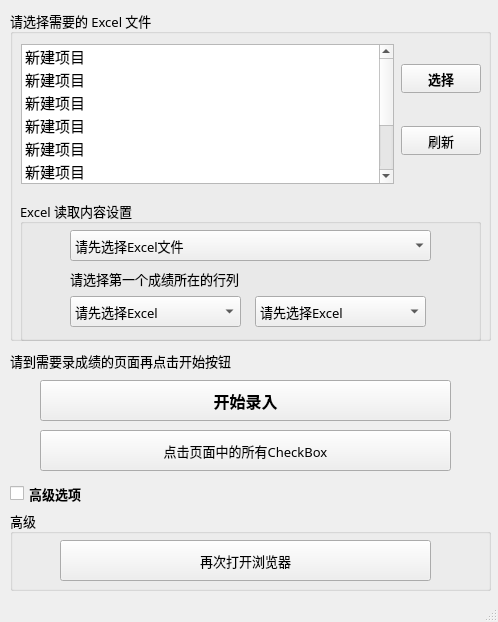
<?xml version="1.0" encoding="UTF-8"?>
<ui version="4.0">
 <class>MainWindow</class>
 <widget class="QMainWindow" name="MainWindow">
  <property name="geometry">
   <rect>
    <x>0</x>
    <y>0</y>
    <width>498</width>
    <height>622</height>
   </rect>
  </property>
  <property name="font">
   <font>
    <family>微软雅黑</family>
    <pointsize>10</pointsize>
   </font>
  </property>
  <property name="windowTitle">
   <string>MainWindow</string>
  </property>
  <widget class="QWidget" name="centralwidget">
   <widget class="QGroupBox" name="groupBox_advance">
    <property name="geometry">
     <rect>
      <x>10</x>
      <y>510</y>
      <width>481</width>
      <height>81</height>
     </rect>
    </property>
    <property name="mouseTracking">
     <bool>false</bool>
    </property>
    <property name="title">
     <string>高级</string>
    </property>
    <widget class="QPushButton" name="pushButton">
     <property name="geometry">
      <rect>
       <x>50</x>
       <y>30</y>
       <width>371</width>
       <height>41</height>
      </rect>
     </property>
     <property name="cursor">
      <cursorShape>PointingHandCursor</cursorShape>
     </property>
     <property name="text">
      <string>再次打开浏览器</string>
     </property>
    </widget>
   </widget>
   <widget class="QCheckBox" name="checkBox_advance">
    <property name="geometry">
     <rect>
      <x>10</x>
      <y>480</y>
      <width>91</width>
      <height>27</height>
     </rect>
    </property>
    <property name="sizePolicy">
     <sizepolicy hsizetype="Minimum" vsizetype="Fixed">
      <horstretch>0</horstretch>
      <verstretch>0</verstretch>
     </sizepolicy>
    </property>
    <property name="minimumSize">
     <size>
      <width>91</width>
      <height>27</height>
     </size>
    </property>
    <property name="maximumSize">
     <size>
      <width>91</width>
      <height>27</height>
     </size>
    </property>
    <property name="font">
     <font>
      <weight>75</weight>
      <bold>true</bold>
     </font>
    </property>
    <property name="text">
     <string>高级选项</string>
    </property>
    <property name="checked">
     <bool>false</bool>
    </property>
   </widget>
   <widget class="QGroupBox" name="groupBox_excel_file">
    <property name="geometry">
     <rect>
      <x>10</x>
      <y>10</y>
      <width>481</width>
      <height>331</height>
     </rect>
    </property>
    <property name="title">
     <string>请选择需要的 Excel 文件</string>
    </property>
    <widget class="QWidget" name="gridLayoutWidget">
     <property name="geometry">
      <rect>
       <x>10</x>
       <y>30</y>
       <width>462</width>
       <height>149</height>
      </rect>
     </property>
     <layout class="QGridLayout" name="gridLayout_2">
      <item row="12" column="1">
       <spacer name="verticalSpacer_2">
        <property name="orientation">
         <enum>Qt::Vertical</enum>
        </property>
        <property name="sizeHint" stdset="0">
         <size>
          <width>20</width>
          <height>28</height>
         </size>
        </property>
       </spacer>
      </item>
      <item row="9" column="1">
       <widget class="QPushButton" name="btn_select_excel">
        <property name="minimumSize">
         <size>
          <width>80</width>
          <height>29</height>
         </size>
        </property>
        <property name="maximumSize">
         <size>
          <width>80</width>
          <height>29</height>
         </size>
        </property>
        <property name="font">
         <font>
          <weight>75</weight>
          <bold>true</bold>
         </font>
        </property>
        <property name="cursor">
         <cursorShape>PointingHandCursor</cursorShape>
        </property>
        <property name="text">
         <string>选择</string>
        </property>
       </widget>
      </item>
      <item row="11" column="1">
       <widget class="QPushButton" name="btn_re_view_excel">
        <property name="minimumSize">
         <size>
          <width>80</width>
          <height>29</height>
         </size>
        </property>
        <property name="maximumSize">
         <size>
          <width>80</width>
          <height>29</height>
         </size>
        </property>
        <property name="cursor">
         <cursorShape>PointingHandCursor</cursorShape>
        </property>
        <property name="text">
         <string>刷新</string>
        </property>
       </widget>
      </item>
      <item row="8" column="1">
       <spacer name="verticalSpacer">
        <property name="orientation">
         <enum>Qt::Vertical</enum>
        </property>
        <property name="sizeHint" stdset="0">
         <size>
          <width>77</width>
          <height>18</height>
         </size>
        </property>
       </spacer>
      </item>
      <item row="7" column="0" rowspan="7">
       <widget class="QListWidget" name="listWidget_excel_list">
        <property name="minimumSize">
         <size>
          <width>373</width>
          <height>140</height>
         </size>
        </property>
        <property name="maximumSize">
         <size>
          <width>373</width>
          <height>140</height>
         </size>
        </property>
        <property name="font">
         <font>
          <pointsize>11</pointsize>
         </font>
        </property>
        <property name="cursor" stdset="0">
         <cursorShape>PointingHandCursor</cursorShape>
        </property>
        <property name="toolTip">
         <string>&lt;html&gt;&lt;head/&gt;&lt;body&gt;&lt;p&gt;&lt;br/&gt;&lt;/p&gt;&lt;/body&gt;&lt;/html&gt;</string>
        </property>
        <property name="whatsThis">
         <string>&lt;html&gt;&lt;head/&gt;&lt;body&gt;&lt;p&gt;&lt;br/&gt;&lt;/p&gt;&lt;/body&gt;&lt;/html&gt;</string>
        </property>
        <item>
         <property name="text">
          <string>新建项目</string>
         </property>
        </item>
        <item>
         <property name="text">
          <string>新建项目</string>
         </property>
        </item>
        <item>
         <property name="text">
          <string>新建项目</string>
         </property>
        </item>
        <item>
         <property name="text">
          <string>新建项目</string>
         </property>
        </item>
        <item>
         <property name="text">
          <string>新建项目</string>
         </property>
        </item>
        <item>
         <property name="text">
          <string>新建项目</string>
         </property>
        </item>
        <item>
         <property name="text">
          <string>新建项目</string>
         </property>
        </item>
        <item>
         <property name="text">
          <string>新建项目</string>
         </property>
        </item>
        <item>
         <property name="text">
          <string>新建项目</string>
         </property>
        </item>
        <item>
         <property name="text">
          <string>新建项目</string>
         </property>
        </item>
       </widget>
      </item>
      <item row="10" column="1">
       <spacer name="verticalSpacer_3">
        <property name="orientation">
         <enum>Qt::Vertical</enum>
        </property>
        <property name="sizeHint" stdset="0">
         <size>
          <width>20</width>
          <height>28</height>
         </size>
        </property>
       </spacer>
      </item>
     </layout>
    </widget>
    <widget class="QGroupBox" name="groupBox_excel_info">
     <property name="geometry">
      <rect>
       <x>10</x>
       <y>190</y>
       <width>461</width>
       <height>141</height>
      </rect>
     </property>
     <property name="title">
      <string>Excel 读取内容设置</string>
     </property>
     <widget class="QWidget" name="layoutWidget">
      <property name="geometry">
       <rect>
        <x>50</x>
        <y>30</y>
        <width>363</width>
        <height>97</height>
       </rect>
      </property>
      <layout class="QGridLayout" name="gridLayout">
       <item row="0" column="0" colspan="2">
        <widget class="QComboBox" name="comboBox_excel_sheet">
         <property name="minimumSize">
          <size>
           <width>361</width>
           <height>31</height>
          </size>
         </property>
         <property name="maximumSize">
          <size>
           <width>361</width>
           <height>31</height>
          </size>
         </property>
         <item>
          <property name="text">
           <string>请先选择Excel文件</string>
          </property>
         </item>
        </widget>
       </item>
       <item row="1" column="0" colspan="2">
        <widget class="QLabel" name="label">
         <property name="text">
          <string>请选择第一个成绩所在的行列</string>
         </property>
        </widget>
       </item>
       <item row="2" column="0">
        <widget class="QComboBox" name="comboBox_get_row">
         <property name="minimumSize">
          <size>
           <width>171</width>
           <height>31</height>
          </size>
         </property>
         <property name="maximumSize">
          <size>
           <width>171</width>
           <height>31</height>
          </size>
         </property>
         <item>
          <property name="text">
           <string>请先选择Excel</string>
          </property>
         </item>
        </widget>
       </item>
       <item row="2" column="1">
        <widget class="QComboBox" name="comboBox_get_col">
         <property name="minimumSize">
          <size>
           <width>171</width>
           <height>31</height>
          </size>
         </property>
         <property name="maximumSize">
          <size>
           <width>171</width>
           <height>31</height>
          </size>
         </property>
         <item>
          <property name="text">
           <string>请先选择Excel</string>
          </property>
         </item>
        </widget>
       </item>
      </layout>
     </widget>
    </widget>
   </widget>
   <widget class="QPushButton" name="btn_start">
    <property name="geometry">
     <rect>
      <x>40</x>
      <y>380</y>
      <width>411</width>
      <height>41</height>
     </rect>
    </property>
    <property name="minimumSize">
     <size>
      <width>411</width>
      <height>41</height>
     </size>
    </property>
    <property name="maximumSize">
     <size>
      <width>411</width>
      <height>41</height>
     </size>
    </property>
    <property name="font">
     <font>
      <pointsize>12</pointsize>
      <weight>75</weight>
      <bold>true</bold>
     </font>
    </property>
    <property name="cursor">
     <cursorShape>PointingHandCursor</cursorShape>
    </property>
    <property name="text">
     <string>开始录入</string>
    </property>
   </widget>
   <widget class="QLabel" name="label_2">
    <property name="geometry">
     <rect>
      <x>10</x>
      <y>350</y>
      <width>399</width>
      <height>21</height>
     </rect>
    </property>
    <property name="minimumSize">
     <size>
      <width>399</width>
      <height>21</height>
     </size>
    </property>
    <property name="maximumSize">
     <size>
      <width>399</width>
      <height>21</height>
     </size>
    </property>
    <property name="text">
     <string>请到需要录成绩的页面再点击开始按钮</string>
    </property>
   </widget>
   <widget class="QPushButton" name="btn_click_checkbox">
    <property name="geometry">
     <rect>
      <x>40</x>
      <y>430</y>
      <width>411</width>
      <height>41</height>
     </rect>
    </property>
    <property name="minimumSize">
     <size>
      <width>411</width>
      <height>41</height>
     </size>
    </property>
    <property name="maximumSize">
     <size>
      <width>411</width>
      <height>41</height>
     </size>
    </property>
    <property name="cursor">
     <cursorShape>PointingHandCursor</cursorShape>
    </property>
    <property name="text">
     <string>点击页面中的所有CheckBox</string>
    </property>
   </widget>
  </widget>
  <widget class="QStatusBar" name="statusbar"/>
 </widget>
 <resources/>
 <connections/>
</ui>
